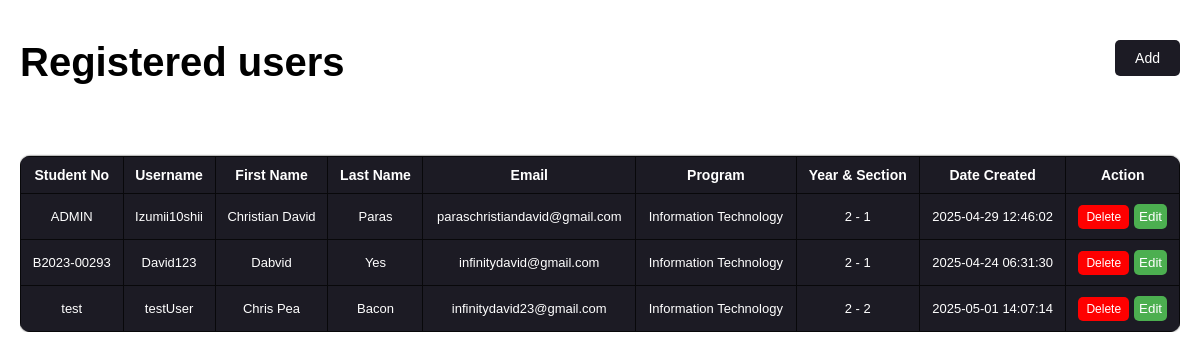
Page /php/adminUsersList.php on the earlier database version.
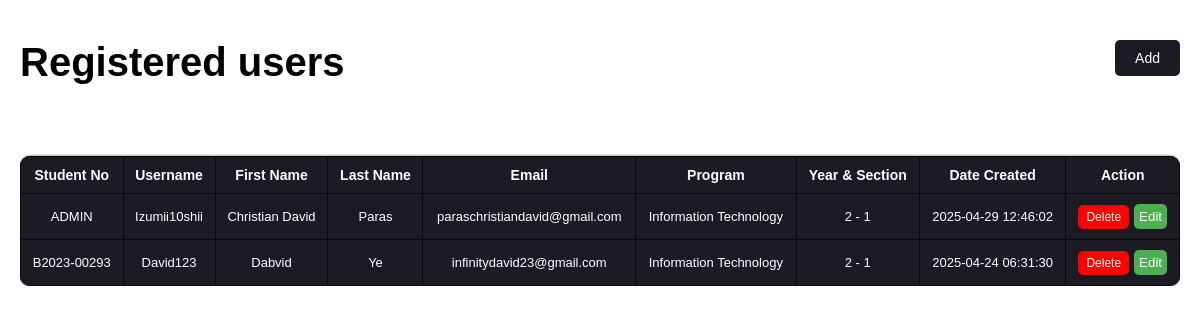
Same page on the later database version.
### tables this page shows
CREATE TABLE `student_tb` (
  `student_no` varchar(20) NOT NULL,
  `username` varchar(50) NOT NULL,
  `fname` varchar(50) NOT NULL,
  `lname` varchar(50) NOT NULL,
  `password` varchar(255) NOT NULL,
  `email` varchar(100) NOT NULL,
  `program` varchar(100) NOT NULL,
  `year` varchar(10) NOT NULL,
  `section` varchar(10) NOT NULL,
  `created_at` timestamp NOT NULL DEFAULT current_timestamp(),
  `otp_enabled` tinyint(1) DEFAULT 1,
  `is_admin` tinyint(1) DEFAULT 0,
  `profile_pic` varchar(255) DEFAULT NULL,
  PRIMARY KEY (`student_no`),
  UNIQUE KEY `username` (`username`),
  UNIQUE KEY `email` (`email`)
);

### php/adminUsersList.php (the view, shortened to what this page needs)
<?php
include("db_conn.php");
$query = "SELECT * FROM student_tb";
$result = mysqli_query($conn, $query);
?>
<!DOCTYPE html>
<html lang="en">
<head>
    <link rel="stylesheet" href="../css/adminUsersList.css">
</head>
<body>
    <div class="userListContainer">
        <div class="header">
            <h2>Registered users</h2>
            <button type="button" class="addUserBTN" onclick="showAddUserForm()">Add</button>
        </div>
        <div class="table-container">
            <table class="user-table">
                <thead>
                    <tr>
                        <th>Student No</th>
                        <th>Username</th>
                        <th>First Name</th>
                        <th>Last Name</th>
                        <th>Email</th>
                        <th>Program</th>
                        <th>Year & Section</th>
                        <th>Date Created</th>
                        <th>Action</th>
                    </tr>
                </thead>
                <tbody>
                    <?php if ($result && mysqli_num_rows($result) > 0): ?>
                        <?php while ($row = mysqli_fetch_assoc($result)): ?>
                            <tr>
                                <td><?php echo $row['student_no']; ?></td>
                                <td><?php echo $row['username']; ?></td>
                                <td><?php echo $row['fname']; ?></td>
                                <td><?php echo $row['lname']; ?></td>
                                <td><?php echo $row['email']; ?></td>
                                <td><?php echo $row['program']; ?></td>
                                <td><?php echo $row['year'] . " - " . $row['section']; ?></td>
                                <td><?php echo $row['created_at']; ?></td>
                                <td>
                                    <div class="actionRow">
                                        <a href="javascript:void(0);" class="deleteBTN" id="deleteBTN"
                                            onclick="confirmDeletion('<?php echo $row['student_no']; ?>');">Delete</a>
                                        <button type="button" class="editUserBTN"
                                            data-student_no="<?php echo $row['student_no']; ?>"
                                            data-username="<?php echo $row['username']; ?>"
                                            data-fname="<?php echo $row['fname']; ?>" data-lname="<?php echo $row['lname']; ?>"
                                            data-email="<?php echo $row['email']; ?>"
                                            data-password="<?php echo $row['password']; ?>"
                                            data-program="<?php echo $row['program']; ?>"
                                            data-year="<?php echo $row['year']; ?>"
                                            data-section="<?php echo $row['section']; ?>">
                                            Edit
                                        </button>
                                    </div>
                                </td>
                            </tr>
                        <?php endwhile; ?>
                    <?php else: ?>
                        <tr>
                            <td colspan="9">No users found.</td>
                        </tr>
                    <?php endif; ?>
                </tbody>
            </table>
        </div>
    </div>
</body>
</html>

### css/adminUsersList.css (style rules this page uses)
* { box-sizing: border-box; margin: 0; padding: 0; overflow: auto; }
body { display: flex; flex-direction: column; justify-content: center; align-items: center; font-family: sans-serif; margin: 0; padding: 0; box-sizing: border-box; }
.userListContainer { display: flex; flex-direction: column; padding: 20px; }
.userListContainer { width: 100%; }
.header { display: flex; justify-content: space-between; margin: 20px 0; }
.header h2 { font-size: 40px; }
.addUserBTN { padding: 10px 20px; border-radius: 5px; border: none; background-color: #1c1b24; color: white; cursor: pointer; font-size: 14px; margin-bottom: 20px; }
.actionRow { display: flex; flex-direction: row; justify-content: center; align-items: center; gap: 10px; }
.actionRow a { text-decoration: none; color: white; background-color: red; padding: 5px 10px; border-radius: 5px; font-size: 14px; }
.table-container { width: 100%; overflow-x: auto; margin-top: 20px; }
.user-table { width: 100%; border-collapse: collapse; text-align: left; background-color: #1c1b24; box-shadow: 0 0 2px black; border-radius: 10px; overflow: hidden; font-size: 14px; color: white; }
.user-table th, .user-table td { border: 1px solid #08080a; }
.user-table th { background-color: #1c1b24; font-weight: bold; text-align: center; font-size: 14px; }
.user-table td { text-align: center; font-size: 13px; }
.actionRow { display: flex; justify-content: center; gap: 5px; }
.actionRow a { text-decoration: none; color: white; background-color: red; padding: 5px 8px; border-radius: 5px; font-size: 12px; }
.editUserBTN { background-color: #4CAF50; color: white; border: none; padding: 5px; border-radius: 5px; cursor: pointer; }
table { width: 100%; border-collapse: collapse; margin-top: 20px; }
th, td { padding: 10px; border: 1px solid #ccc; text-align: left; }
th { background-color: #eee; }

Differences in the rows shown:
removed student_tb: student_no "test", username "testUser", fname "Chris Pea", lname "Bacon", email "infinitydavid23@gmail.com", program "Information Technology", year "2", section "2", created_at "2025-05-01 14:07:14"
changed student_tb "David123": lname "Yes" → "Ye"; email "infinitydavid@gmail.com" → "infinitydavid23@gmail.com"
